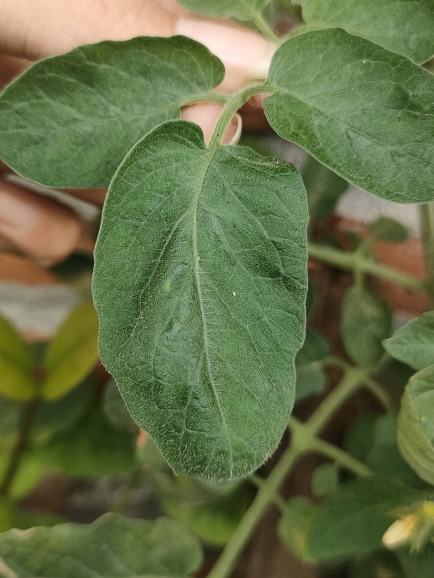
#> input picture scripts/Segmentasi/daun_tomat.jpg, 867 x 1156 px (shown at 1/2 size)
$ python find_symptom_threshold.py --image ../Segmentasi/daun_tomat.jpg
#> lines starting #> are read from the running program, lines starting #| are printed output that depends on the picture; after the words box and inside, x2 and y2 are one past the last pixel; in counts of white or black regions, pixels touching at a corner belong together
import cv2
import numpy as np
import argparse
import os

def nothing(x):
    # Callback function untuk trackbar
    pass

def create_trackbars(window_name):
    # Membuat trackbar untuk tuning HSV range
    cv2.namedWindow(window_name)

    # Trackbar untuk lower bound HSV
    cv2.createTrackbar('H Lower', window_name, 10, 179, nothing)
    cv2.createTrackbar('S Lower', window_name, 60, 255, nothing)
    cv2.createTrackbar('V Lower', window_name, 20, 255, nothing)

    # Trackbar untuk upper bound HSV
    cv2.createTrackbar('H Upper', window_name, 20, 179, nothing)
    cv2.createTrackbar('S Upper', window_name, 180, 255, nothing)
    cv2.createTrackbar('V Upper', window_name, 120, 255, nothing)

def get_trackbar_values(window_name):
    # Mendapatkan nilai dari trackbar
    h_low = cv2.getTrackbarPos('H Lower', window_name)
    s_low = cv2.getTrackbarPos('S Lower', window_name)
    v_low = cv2.getTrackbarPos('V Lower', window_name)

    h_high = cv2.getTrackbarPos('H Upper', window_name)
    s_high = cv2.getTrackbarPos('S Upper', window_name)
    v_high = cv2.getTrackbarPos('V Upper', window_name)

    lower_bound = np.array([h_low, s_low, v_low])
    upper_bound = np.array([h_high, s_high, v_high])

    return lower_bound, upper_bound

def apply_morphological_operations(mask):
    # Aplikasikan operasi morfologi untuk membersihkan mask
    # Buat kernel untuk operasi morfologi
    kernel = np.ones((5, 5), np.uint8)

    # Closing untuk menghilangkan noise kecil di dalam area
    mask = cv2.morphologyEx(mask, cv2.MORPH_CLOSE, kernel)

    # Opening untuk menghilangkan noise kecil di luar area
    mask = cv2.morphologyEx(mask, cv2.MORPH_OPEN, kernel)

    return mask

def main():
    parser = argparse.ArgumentParser(description='Tuning threshold untuk gejala penyakit tanaman')
    parser.add_argument('--image', type=str, required=True, help='Path ke gambar input')
    parser.add_argument('--output', type=str, default='symptom_config.py', help='Path output untuk konfigurasi')
    args = parser.parse_args()

    # Load image
    image = cv2.imread(args.image)
#> image is the input picture: shape (1156, 867, 3); mean B, G, R 70.1, 111.5, 99.7
    if image is None:
        print(f"Error: Tidak dapat membuka gambar {args.image}")
        return

    # Resize image jika terlalu besar untuk display
    height, width = image.shape[:2]
#> height = 1156; width = 867
    if width > 800:
        scale = 800 / width
#> scale = 0.923
        new_width = 800
        new_height = int(height * scale)
#> new_height = 1066
        image = cv2.resize(image, (new_width, new_height))
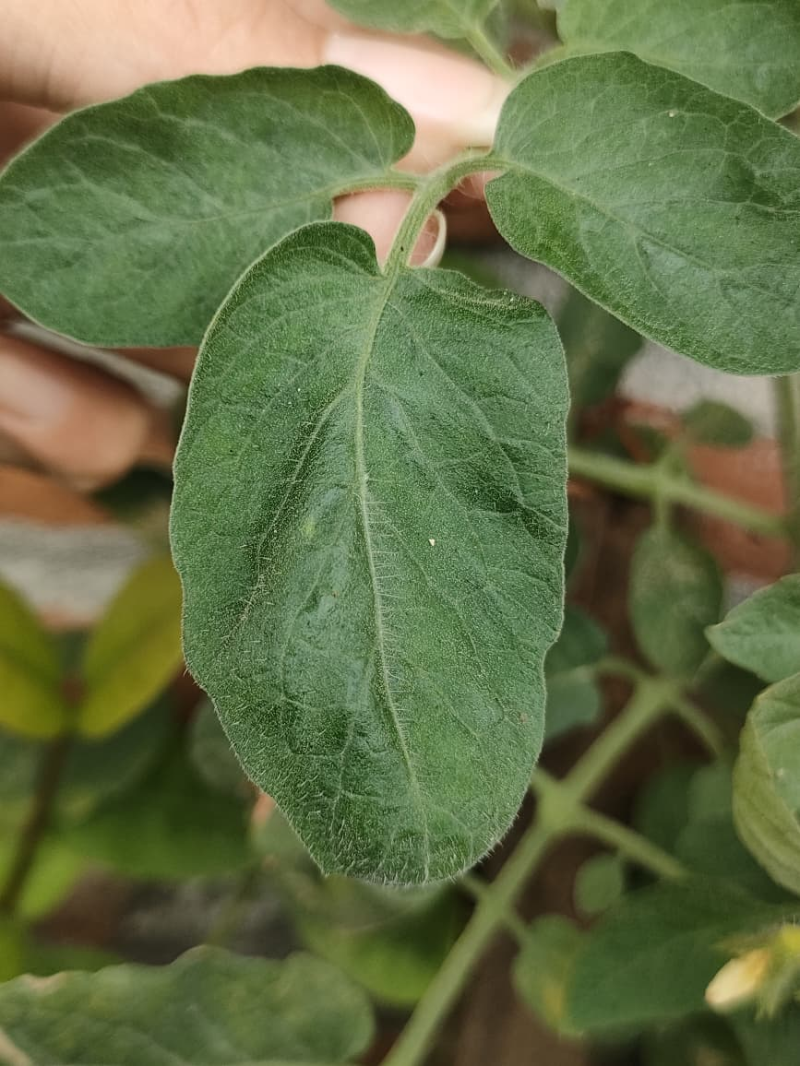
#> image: shape (1066, 800, 3); mean B, G, R 70, 111.4, 99.6

    # Convert ke HSV
    hsv = cv2.cvtColor(image, cv2.COLOR_BGR2HSV)
#> hsv: shape (1066, 800, 3); mean H, S, V 38.5, 109.6, 116.3

    # Buat trackbars
    window_name = 'Symptom Threshold Tuning'
    create_trackbars(window_name)

    print("=" * 50)
    print("SYMPTOM THRESHOLD TUNING TOOL")
    print("=" * 50)
    print("Penggunaan:")
    print("- Atur trackbar untuk mendapatkan segmentasi optimal")
    print("- Tekan 's' untuk menyimpan nilai threshold")
    print("- Tekan 'c' untuk reset ke nilai default")
    print("- Tekan 'q' untuk keluar")
    print("=" * 50)

    while True:
        # Dapatkan nilai trackbar
        lower_bound, upper_bound = get_trackbar_values(window_name)

        # Buat mask menggunakan cv2.inRange()
        mask = cv2.inRange(hsv, lower_bound, upper_bound)
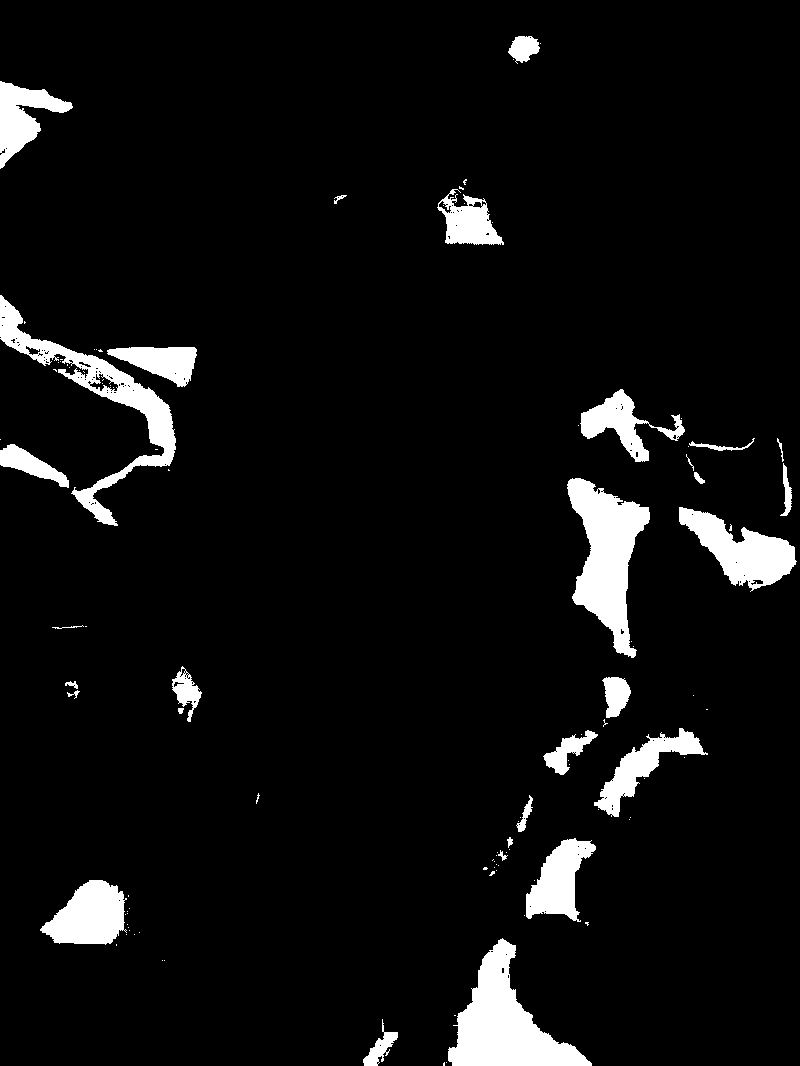
#> mask: shape (1066, 800); 6.1% white; 109 white regions (79 under 20 px), largest, box (x1, y1, x2, y2) and area: (448, 938, 592, 1066) 8066, (567, 478, 650, 658) 7456, (0, 295, 176, 526) 6590

        # Aplikasikan operasi morfologi
        cleaned_mask = apply_morphological_operations(mask)
#> in apply_morphological_operations, `mask = cv2.morphologyEx(mask, cv2.MORPH_CLOSE, kernel)`: mask: shape (1066, 800); 6.3% white; 44 white regions (16 under 20 px), largest, box (x1, y1, x2, y2) and area: (448, 938, 592, 1066) 8127, (567, 478, 650, 658) 7551, (0, 295, 176, 526) 7206
#> in apply_morphological_operations, `mask = cv2.morphologyEx(mask, cv2.MORPH_OPEN, kernel)`:
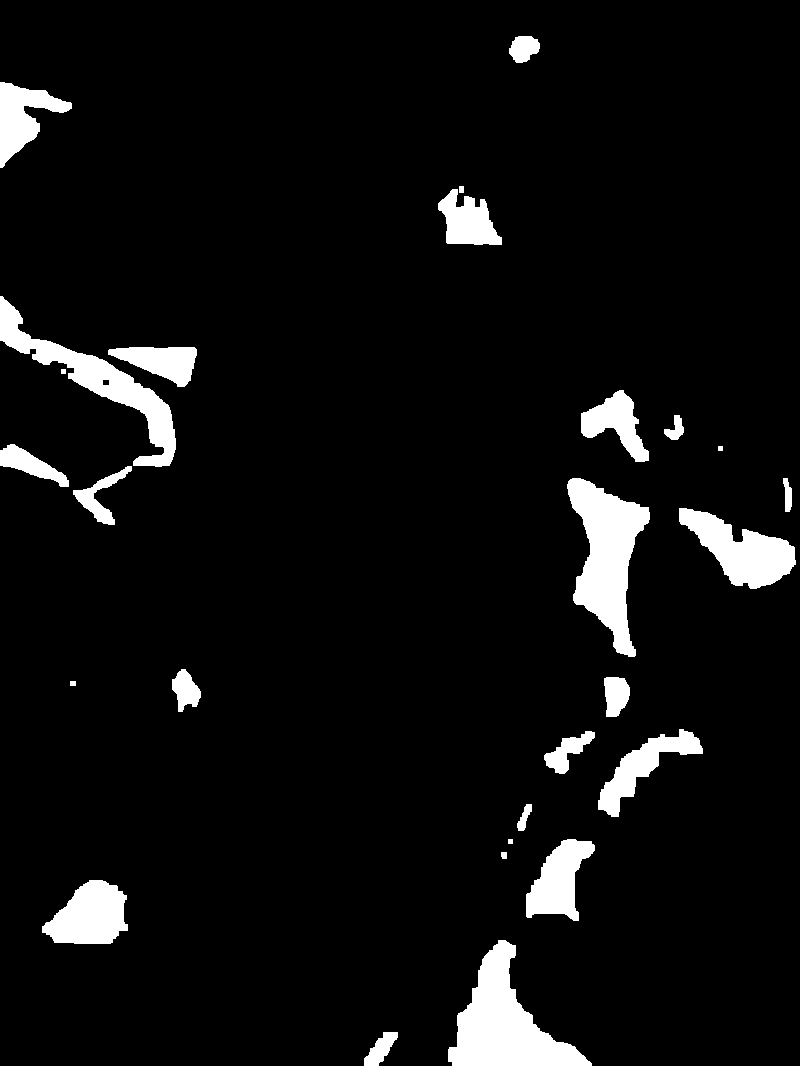
#> mask: shape (1066, 800); 6.2% white; 27 white regions, largest, box (x1, y1, x2, y2) and area: (448, 940, 592, 1066) 8114, (567, 478, 650, 657) 7543, (0, 296, 176, 467) 6039

        # Aplikasikan cv2.bitwise_and() untuk mengekstrak region gejala
        result = cv2.bitwise_and(image, image, mask=cleaned_mask)
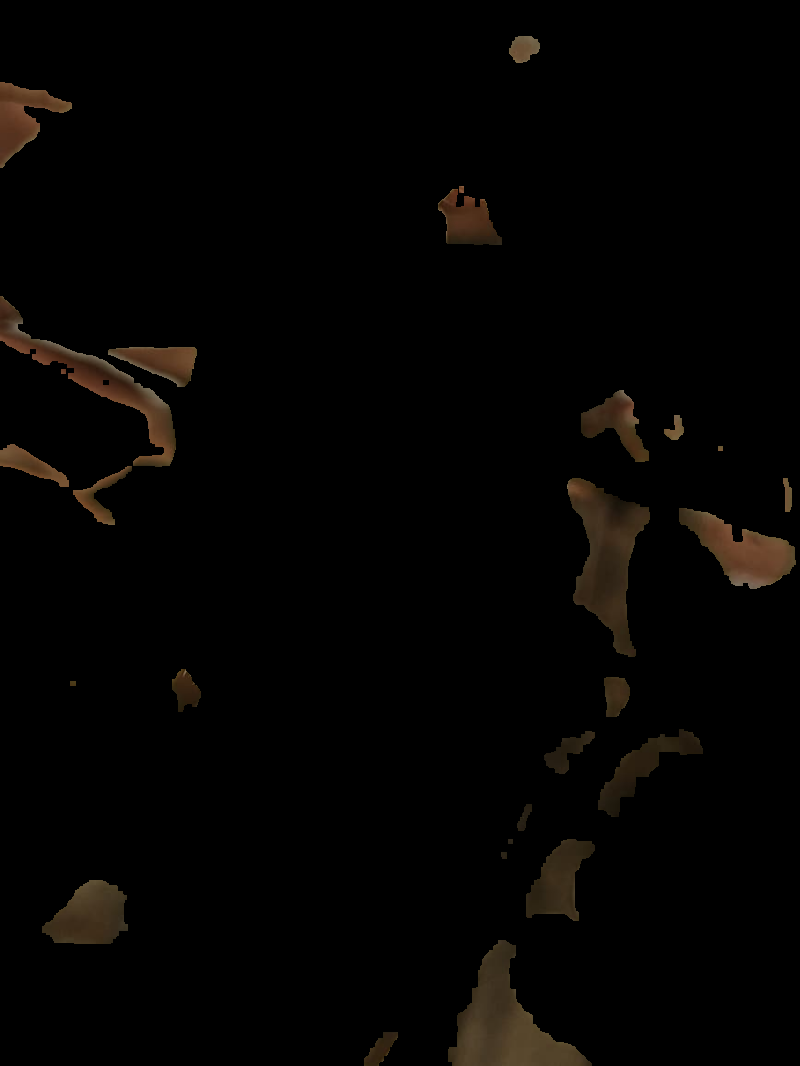
#> result: shape (1066, 800, 3); mean B, G, R 2.1, 3.3, 4.6

        # Tampilkan informasi nilai threshold
        info_image = image.copy()
        cv2.putText(info_image, f"Lower: [{lower_bound[0]}, {lower_bound[1]}, {lower_bound[2]}]",
                   (10, 30), cv2.FONT_HERSHEY_SIMPLEX, 0.6, (0, 255, 0), 2)
        cv2.putText(info_image, f"Upper: [{upper_bound[0]}, {upper_bound[1]}, {upper_bound[2]}]",
                   (10, 60), cv2.FONT_HERSHEY_SIMPLEX, 0.6, (0, 255, 0), 2)
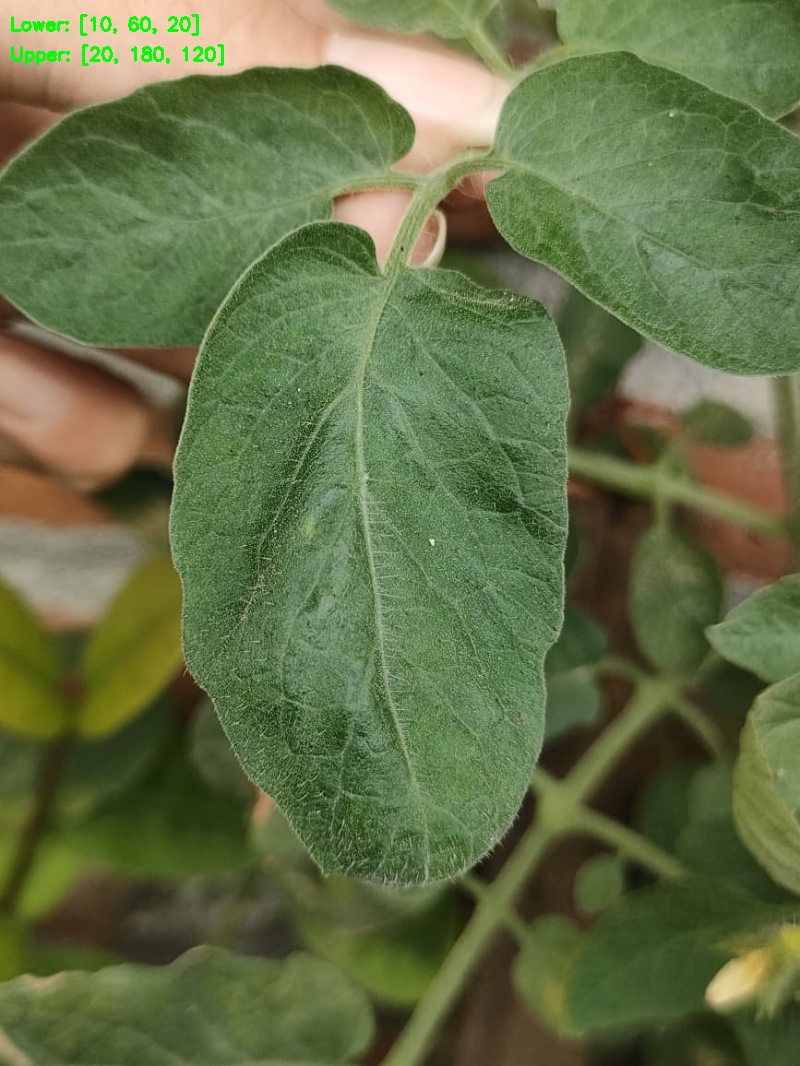
#> info_image: shape (1066, 800, 3); mean B, G, R 69.5, 111.6, 98.9

        # Tampilkan hasil
        cv2.imshow('Original Image', info_image)
        cv2.imshow('Symptom Mask', cleaned_mask)
        cv2.imshow('Segmented Symptoms', result)

        key = cv2.waitKey(1) & 0xFF
#> (key q is pressed here)
        if key == ord('q'):
            break
        elif key == ord('s'):
            # Simpan nilai threshold ke file
            save_config(lower_bound, upper_bound, args.output)
            print(f"\n✅ Nilai threshold disimpan ke: {args.output}")
        elif key == ord('c'):
            # Reset ke nilai default
            cv2.setTrackbarPos('H Lower', window_name, 10)
            cv2.setTrackbarPos('S Lower', window_name, 60)
            cv2.setTrackbarPos('V Lower', window_name, 20)
            cv2.setTrackbarPos('H Upper', window_name, 20)
            cv2.setTrackbarPos('S Upper', window_name, 180)
            cv2.setTrackbarPos('V Upper', window_name, 120)
            print("🔄 Trackbar direset ke nilai default")

    cv2.destroyAllWindows()

def save_config(lower_bound, upper_bound, output_path):
    config_content = f'''# Konfigurasi Threshold untuk Gejala Penyakit Tanaman

import numpy as np

# Threshold untuk gejala warna COKLAT (brown spots, necrosis)
BROWN_SYMPTOM = {{
    'lower': [{lower_bound[0]}, {lower_bound[1]}, {lower_bound[2]}],
    'upper': [{upper_bound[0]}, {upper_bound[1]}, {upper_bound[2]}]
}}

# Threshold untuk gejala warna KUNING (yellowing, chlorosis)
YELLOW_SYMPTOM = {{
    'lower': [20, 80, 80],
    'upper': [35, 255, 255]
}}

# Fungsi utility untuk mendapatkan threshold
def get_brown_threshold():
    # Mengembalikan threshold untuk gejala coklat
    return np.array(BROWN_SYMPTOM['lower']), np.array(BROWN_SYMPTOM['upper'])

def get_yellow_threshold():
    # Mengembalikan threshold untuk gejala kuning
    return np.array(YELLOW_SYMPTOM['lower']), np.array(YELLOW_SYMPTOM['upper'])

if __name__ == "__main__":
    print("Konfigurasi Threshold Gejala:")
    print(f"Brown - Lower: {{BROWN_SYMPTOM['lower']}}, Upper: {{BROWN_SYMPTOM['upper']}}")
    print(f"Yellow - Lower: {{YELLOW_SYMPTOM['lower']}}, Upper: {{YELLOW_SYMPTOM['upper']}}")
'''

    with open(output_path, 'w') as f:
        f.write(config_content)

if __name__ == "__main__":
    main()
